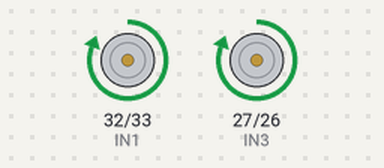
A sketch run on a simulated ESP32. On the bench: motor-driver pin pairs drawn as motors (green arrow = first pin HIGH = forward, orange = second pin HIGH = backward, longer = more drive, scaled by the enable pin). WiFi joins after 1.5 s; servers stay silent unless stated; what the sketch prints to the serial monitor is not drawn.

Above: at 3.0 s.
At 7.0 s:
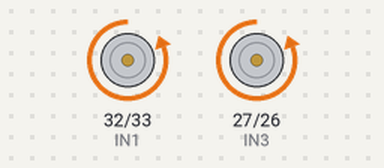
At 11.0 s:
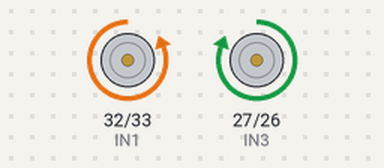
At 21.0 s:
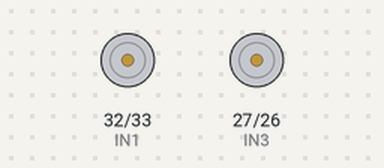
Timing chart, 0 to 22.6 s (numbered marks = the images above):
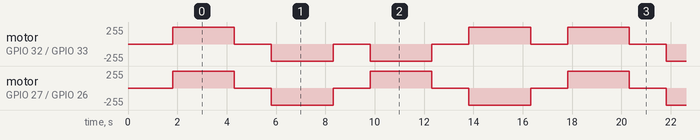

The sketch:

robot3_motortest.ino
```cpp
// ═══════════════════════════════════════════════════════════════════════
//  ROBOT 3 "GAMMA" — MOTOR TEST sketch (diagnostic only)
//  ─────────────────────────────────────────────────────────────────────
//  Purpose: prove the ESP32 GPIOs + L298N + motors work, with NO dashboard
//  and NO HTTP command path involved. It AUTO-CYCLES the four directions
//  on a loop and prints each phase + the expected pin states to Serial, so
//  you can (a) watch the motors move and (b) measure each ESP pin.
//
//  Enables (ENA/ENB) are driven with digitalWrite(HIGH) = FULL SPEED, so
//  this test does NOT depend on analogWrite/PWM. If motors move here but
//  not in the main firmware, the issue is analogWrite on your core (fix =
//  switch ENA/ENB to ledcWrite in the main sketch).
//
//  Board: "ESP32 Dev Module".  Open Serial Monitor @ 115200.
//  Power the ESP from a solid 5 V (not the USB-TTL regulator); L298N VS
//  from the LiPo; ALL grounds common.
// ═══════════════════════════════════════════════════════════════════════

#include <WiFi.h>

// ── WiFi (so the board still gets an IP; not needed for the motor test) ──
const char* WIFI_SSID     = "Sonnet";
const char* WIFI_PASSWORD = "Eng_Matouk_HelloSonnet";

// ── Motor pins (your wiring) ────────────────────────────────────────────
#define ENA 13   // left  enable  (full speed via digitalWrite here)
#define IN1 32   // left  dir
#define IN2 33
#define ENB 25   // right enable
#define IN3 27   // right dir
#define IN4 26

#define PHASE_MS 2500   // drive each direction this long
#define STOP_MS  1500   // pause between directions

void pins(int en_a, int i1, int i2, int en_b, int i3, int i4) {
  digitalWrite(ENA, en_a); digitalWrite(ENB, en_b);
  digitalWrite(IN1, i1); digitalWrite(IN2, i2);
  digitalWrite(IN3, i3); digitalWrite(IN4, i4);
}

void announce(const char* name, const char* expect) {
  Serial.println();
  Serial.print(">>> "); Serial.println(name);
  Serial.println(expect);
}

void setup() {
  Serial.begin(115200);
  delay(300);
  Serial.println("\n=== GAMMA MOTOR TEST ===");

  pinMode(ENA, OUTPUT); pinMode(ENB, OUTPUT);
  pinMode(IN1, OUTPUT); pinMode(IN2, OUTPUT);
  pinMode(IN3, OUTPUT); pinMode(IN4, OUTPUT);
  pins(LOW, LOW, LOW, LOW, LOW, LOW);     // all off

  // WiFi is optional for the test — try briefly, then run regardless.
  WiFi.mode(WIFI_STA);
  WiFi.begin(WIFI_SSID, WIFI_PASSWORD);
  Serial.print("WiFi connecting");
  unsigned long t0 = millis();
  while (WiFi.status() != WL_CONNECTED && millis() - t0 < 10000) {
    delay(500); Serial.print('.');
  }
  if (WiFi.status() == WL_CONNECTED) {
    Serial.print("\nWiFi UP — IP: "); Serial.println(WiFi.localIP());
  } else {
    Serial.println("\nWiFi not connected (motor test still runs)");
  }
  Serial.println("Starting auto-cycle: FORWARD > BACK > LEFT > RIGHT ...");
}

void loop() {
  // FORWARD — both sides forward
  announce("FORWARD",
    "ENA(G13)=H ENB(G25)=H | IN1(G32)=H IN2(G33)=L | IN3(G27)=H IN4(G26)=L");
  pins(HIGH, HIGH, LOW, HIGH, HIGH, LOW);
  delay(PHASE_MS);

  announce("STOP", "all pins LOW");
  pins(LOW, LOW, LOW, LOW, LOW, LOW);
  delay(STOP_MS);

  // BACKWARD
  announce("BACKWARD",
    "ENA(G13)=H ENB(G25)=H | IN1(G32)=L IN2(G33)=H | IN3(G27)=L IN4(G26)=H");
  pins(HIGH, LOW, HIGH, HIGH, LOW, HIGH);
  delay(PHASE_MS);

  announce("STOP", "all pins LOW");
  pins(LOW, LOW, LOW, LOW, LOW, LOW);
  delay(STOP_MS);

  // LEFT — left side back, right side forward
  announce("LEFT",
    "ENA(G13)=H ENB(G25)=H | IN1(G32)=L IN2(G33)=H | IN3(G27)=H IN4(G26)=L");
  pins(HIGH, LOW, HIGH, HIGH, HIGH, LOW);
  delay(PHASE_MS);

  announce("STOP", "all pins LOW");
  pins(LOW, LOW, LOW, LOW, LOW, LOW);
  delay(STOP_MS);

  // RIGHT — left side forward, right side back
  announce("RIGHT",
    "ENA(G13)=H ENB(G25)=H | IN1(G32)=H IN2(G33)=L | IN3(G27)=L IN4(G26)=H");
  pins(HIGH, HIGH, LOW, HIGH, LOW, HIGH);
  delay(PHASE_MS);

  announce("STOP", "all pins LOW");
  pins(LOW, LOW, LOW, LOW, LOW, LOW);
  delay(STOP_MS);
}
```

Measured:
- by itself, motor on GPIO 27 (IN3) / GPIO 26 (IN4): repeats every 8.0 s: stopped 1.5 s, backward 255/255 2.5 s, stopped 1.5 s, forward 255/255 2.5 s
- by itself, motor on GPIO 32 (IN1) / GPIO 33 (IN2): repeats every 16.0 s: 2 × (stopped 1.5 s, backward 255/255 2.5 s), 2 × (stopped 1.5 s, forward 255/255 2.5 s)
